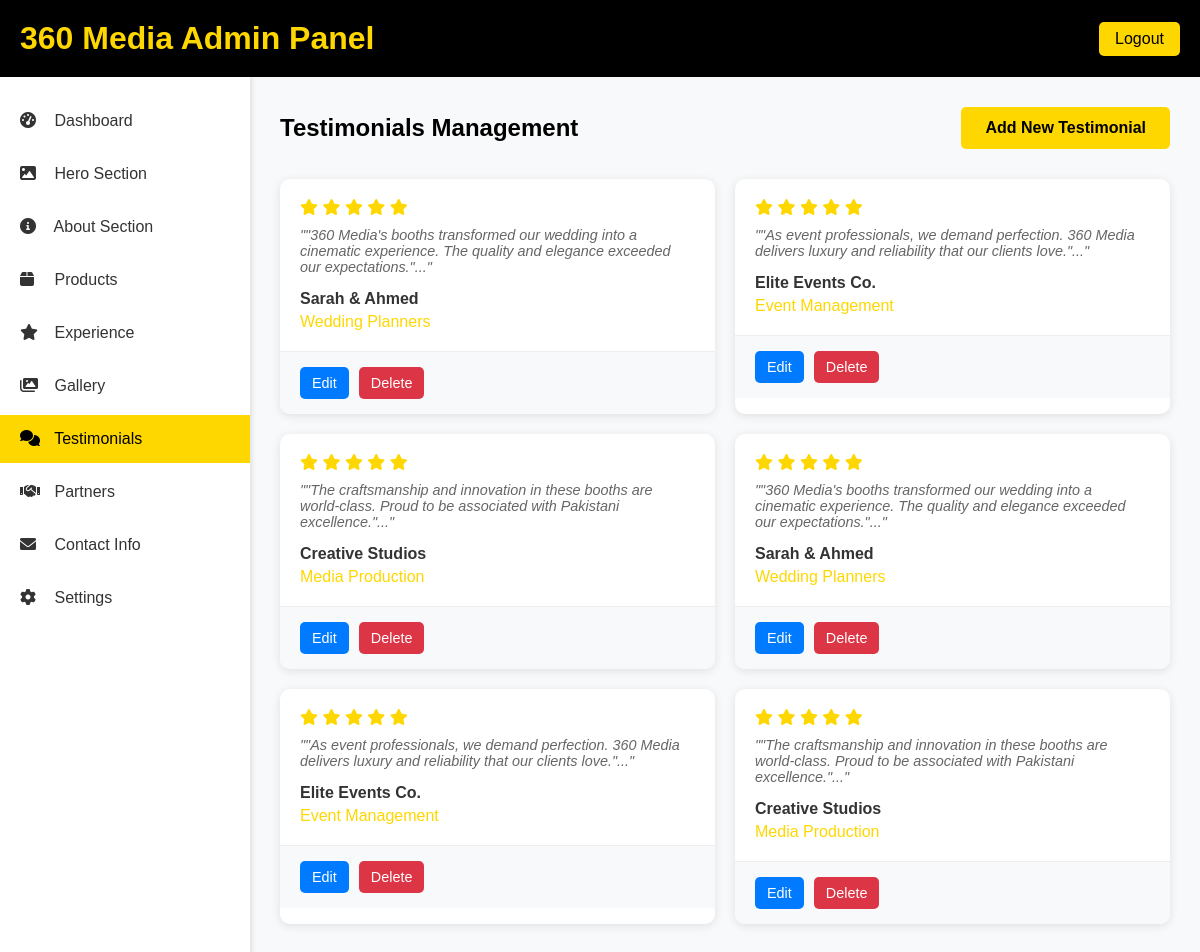
Page /admin/testimonials.php (signed in) on the committed database.
### tables this page shows
CREATE TABLE testimonials (
            id INTEGER PRIMARY KEY AUTOINCREMENT,
            name TEXT NOT NULL,
            position TEXT,
            company TEXT,
            content TEXT NOT NULL,
            image TEXT,
            rating INTEGER DEFAULT 5,
            sort_order INTEGER DEFAULT 0,
            is_active INTEGER DEFAULT 1,
            created_at DATETIME DEFAULT CURRENT_TIMESTAMP
        );

### admin/testimonials.php (the view, shortened to what this page needs)
<?php
$db = getDB();
$testimonials = $db->query("SELECT * FROM testimonials WHERE is_active = 1 ORDER BY sort_order ASC, created_at DESC")->fetchAll(PDO::FETCH_ASSOC);
?>
<!DOCTYPE html>
<html lang="en">
<head>
    <link rel="stylesheet" href="https://cdnjs.cloudflare.com/ajax/libs/font-awesome/6.0.0/css/all.min.css">
</head>
<body>
    <header class="admin-header">
        <h1>360 Media Admin Panel</h1>
        <a href="logout.php" class="logout-btn">Logout</a>
    </header>
    <div class="dashboard-container">
        <aside class="sidebar">
            <ul>
                <li><a href="dashboard.php"><i class="fas fa-tachometer-alt"></i> Dashboard</a></li>
                <li><a href="hero.php"><i class="fas fa-image"></i> Hero Section</a></li>
                <li><a href="about.php"><i class="fas fa-info-circle"></i> About Section</a></li>
                <li><a href="products.php"><i class="fas fa-box"></i> Products</a></li>
                <li><a href="experience.php"><i class="fas fa-star"></i> Experience</a></li>
                <li><a href="gallery.php"><i class="fas fa-images"></i> Gallery</a></li>
                <li><a href="testimonials.php" class="active"><i class="fas fa-comments"></i> Testimonials</a></li>
                <li><a href="partners.php"><i class="fas fa-handshake"></i> Partners</a></li>
                <li><a href="contact.php"><i class="fas fa-envelope"></i> Contact Info</a></li>
                <li><a href="settings.php"><i class="fas fa-cog"></i> Settings</a></li>
            </ul>
        </aside>
        <main class="main-content">
            <div class="section-header">
                <h2>Testimonials Management</h2>
                <button class="btn btn-primary" onclick="openModal('add')">Add New Testimonial</button>
            </div>
            <div class="testimonials-grid">
                <?php foreach ($testimonials as $testimonial): ?>
                    <div class="testimonial-card">
                        <div class="testimonial-content">
                            <div class="testimonial-rating">
                                <?php for ($i = 1; $i <= 5; $i++): ?>
                                    <i class="fas fa-star<?php echo $i <= $testimonial['rating'] ? '' : '-half-alt'; ?>"></i>
                                <?php endfor; ?>
                            </div>
                            <div class="testimonial-text">"<?php echo htmlspecialchars(substr($testimonial['content'], 0, 150)); ?>..."</div>
                            <div class="testimonial-author">
                                <div class="author-info">
                                    <h4><?php echo htmlspecialchars($testimonial['name']); ?></h4>
                                    <span><?php echo htmlspecialchars($testimonial['company'] ?: $testimonial['position']); ?></span>
                                </div>
                            </div>
                        </div>
                        <div class="testimonial-actions">
                            <button class="edit-btn" onclick="editTestimonial(<?php echo $testimonial['id']; ?>)">Edit</button>
                            <button class="delete-btn" onclick="deleteTestimonial(<?php echo $testimonial['id']; ?>)">Delete</button>
                        </div>
                    </div>
                <?php endforeach; ?>
            </div>
        </main>
    </div>
</body>
</html>

### admin/testimonials.php (style rules this page uses)
* { margin: 0; padding: 0; box-sizing: border-box; }
body { font-family: 'Poppins', sans-serif; background: #f8f9fa; }
.admin-header { background: #000; color: #fff; padding: 20px; display: flex; justify-content: space-between; align-items: center; }
.admin-header h1 { color: #FFD700; }
.logout-btn { background: #FFD700; color: #000; padding: 8px 16px; border: none; border-radius: 5px; cursor: pointer; text-decoration: none; }
.dashboard-container { display: flex; min-height: calc(100vh - 80px); }
.sidebar { width: 250px; background: #fff; box-shadow: 2px 0 5px rgba(0, 0, 0, 0.1); padding: 20px 0; }
.sidebar ul { list-style: none; }
.sidebar li { margin-bottom: 5px; }
.sidebar a { display: block; padding: 15px 20px; color: #333; text-decoration: none; transition: all 0.3s ease; }
.sidebar a:hover, .sidebar a.active { background: #FFD700; color: #000; }
.sidebar a i { margin-right: 10px; width: 20px; }
.main-content { flex: 1; padding: 30px; }
.section-header { display: flex; justify-content: space-between; align-items: center; margin-bottom: 30px; }
.btn { padding: 12px 24px; border: none; border-radius: 5px; cursor: pointer; font-size: 1rem; font-weight: 600; text-decoration: none; display: inline-block; transition: all 0.3s ease; }
.btn-primary { background: #FFD700; color: #000; }
.testimonials-grid { display: grid; grid-template-columns: repeat(auto-fill, minmax(400px, 1fr)); gap: 20px; margin-bottom: 30px; }
.testimonial-card { background: #fff; border-radius: 10px; box-shadow: 0 2px 10px rgba(0, 0, 0, 0.1); overflow: hidden; }
.testimonial-content { padding: 20px; }
.testimonial-text { font-style: italic; color: #666; margin-bottom: 15px; font-size: 0.9rem; }
.testimonial-author { display: flex; align-items: center; gap: 15px; }
.author-info h4 { margin-bottom: 5px; color: #333; }
.author-info span { color: #FFD700; font-weight: 500; }
.testimonial-rating { color: #FFD700; margin-bottom: 10px; }
.testimonial-actions { display: flex; gap: 10px; padding: 15px 20px; background: #f8f9fa; border-top: 1px solid #eee; }
.testimonial-actions button { padding: 8px 12px; border: none; border-radius: 5px; cursor: pointer; font-size: 0.9rem; transition: all 0.3s ease; }
.edit-btn { background: #007bff; color: #fff; }
.delete-btn { background: #dc3545; color: #fff; }

### rows in the picture
testimonials: rating 5 (drawn), content "\"360 Media's booths transformed our wedding into a cinematic experience. The quality and elegance exceeded our expectations.\"", name "Sarah & Ahmed", position "Wedding Planners"
testimonials: rating 5 (drawn), content "\"As event professionals, we demand perfection. 360 Media delivers luxury and reliability that our clients love.\"", name "Elite Events Co.", position "Event Management"
testimonials: rating 5 (drawn), content "\"The craftsmanship and innovation in these booths are world-class. Proud to be associated with Pakistani excellence.\"", name "Creative Studios", position "Media Production"
testimonials: rating 5 (drawn), content "\"360 Media's booths transformed our wedding into a cinematic experience. The quality and elegance exceeded our expectations.\"", name "Sarah & Ahmed", position "Wedding Planners"
testimonials: rating 5 (drawn), content "\"As event professionals, we demand perfection. 360 Media delivers luxury and reliability that our clients love.\"", name "Elite Events Co.", position "Event Management"
testimonials: rating 5 (drawn), content "\"The craftsmanship and innovation in these booths are world-class. Proud to be associated with Pakistani excellence.\"", name "Creative Studios", position "Media Production"
